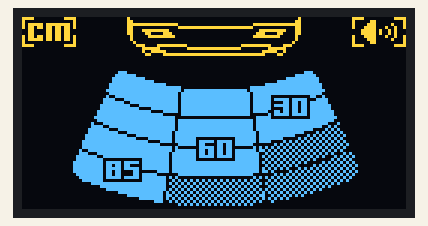
The sketch below on a simulated Arduino Uno, built with avr-gcc and run on an emulated ATmega328P. Shown: 128×64 one-colour display. The OLED is the two-colour kind (top 16 rows yellow).

Above: at 0.9 s.

The sketch:

Sensors_Display.ino
```cpp
#include "U8glib.h"

U8GLIB_SSD1306_128X64 u8g(U8G_I2C_OPT_DEV_0 | U8G_I2C_OPT_NO_ACK | U8G_I2C_OPT_FAST); // Fast I2C / TWI

// 'Arduino Parking Sensor Display 2', 128x64px
const unsigned char epd_bitmap_Arduino_Parking_Sensor_Display_2 [] PROGMEM = {
	0xf0, 0x03, 0xc0, 0x00, 0x10, 0x00, 0x00, 0x00, 0x00, 0x00, 0x00, 0x08, 0x00, 0x03, 0xc0, 0x0f,
	0x80, 0x00, 0x40, 0x00, 0x18, 0x00, 0x00, 0x00, 0x00, 0x00, 0x00, 0x18, 0x00, 0x02, 0x0c, 0x01,
	0xbe, 0xff, 0x40, 0x00, 0x1f, 0xff, 0xf0, 0x00, 0x00, 0x07, 0xff, 0xf8, 0x00, 0x02, 0x1c, 0x11,
	0xb6, 0xdb, 0x40, 0x00, 0x18, 0x00, 0x0f, 0xff, 0xff, 0xf8, 0x00, 0x18, 0x00, 0x02, 0x3c, 0x49,
	0x30, 0xdb, 0x00, 0x00, 0x18, 0xff, 0x80, 0x00, 0x00, 0x01, 0xff, 0x18, 0x00, 0x00, 0x7d, 0x28,
	0x30, 0xdb, 0x00, 0x00, 0x18, 0x61, 0xc0, 0x00, 0x00, 0x03, 0x86, 0x18, 0x00, 0x00, 0x7d, 0x28,
	0xb6, 0xdb, 0x40, 0x00, 0x08, 0x3f, 0xe0, 0x00, 0x00, 0x07, 0xfc, 0x10, 0x00, 0x02, 0x3c, 0x49,
	0xbe, 0xdb, 0x40, 0x00, 0x08, 0x00, 0x00, 0x00, 0x00, 0x00, 0x00, 0x10, 0x00, 0x02, 0x1c, 0x11,
	0x80, 0x00, 0x40, 0x00, 0x04, 0x00, 0x00, 0x00, 0x00, 0x00, 0x00, 0x20, 0x00, 0x02, 0x0c, 0x01,
	0xf0, 0x03, 0xc0, 0x00, 0x03, 0x87, 0xfe, 0x00, 0x00, 0x7f, 0xe1, 0xc0, 0x00, 0x03, 0xc0, 0x0f,
	0x00, 0x00, 0x00, 0x00, 0x00, 0xfc, 0x01, 0xff, 0xff, 0x80, 0x3f, 0x00, 0x00, 0x00, 0x00, 0x00,
	0x00, 0x00, 0x00, 0x00, 0x00, 0x9f, 0x00, 0x00, 0x00, 0x00, 0xf9, 0x00, 0x00, 0x00, 0x00, 0x00,
	0x00, 0x00, 0x00, 0x00, 0x00, 0x61, 0xff, 0xff, 0xff, 0xff, 0x86, 0x00, 0x00, 0x00, 0x00, 0x00,
	0x00, 0x00, 0x00, 0x00, 0x00, 0x00, 0x00, 0x00, 0x00, 0x00, 0x00, 0x00, 0x00, 0x00, 0x00, 0x00,
	0x00, 0x00, 0x00, 0x00, 0x00, 0x00, 0x00, 0x00, 0x00, 0x00, 0x00, 0x00, 0x00, 0x00, 0x00, 0x00,
	0x00, 0x00, 0x00, 0x00, 0x00, 0x00, 0x00, 0x00, 0x00, 0x00, 0x00, 0x00, 0x00, 0x00, 0x00, 0x00,
	0x00, 0x00, 0x00, 0x00, 0x00, 0x00, 0x00, 0x00, 0x00, 0x00, 0x00, 0x00, 0x00, 0x00, 0x00, 0x00,
	0x00, 0x00, 0x00, 0x00, 0x00, 0x00, 0x00, 0x00, 0x00, 0x00, 0x00, 0x00, 0x00, 0x00, 0x00, 0x00,
	0x00, 0x00, 0x00, 0x00, 0xe0, 0x00, 0x00, 0x00, 0x00, 0x00, 0x00, 0x03, 0x80, 0x00, 0x00, 0x00,
	0x00, 0x00, 0x00, 0x01, 0xfc, 0x00, 0x00, 0x00, 0x00, 0x00, 0x00, 0x1f, 0xc0, 0x00, 0x00, 0x00,
	0x00, 0x00, 0x00, 0x03, 0xff, 0x80, 0x00, 0x00, 0x00, 0x00, 0x00, 0xff, 0xe0, 0x00, 0x00, 0x00,
	0x00, 0x00, 0x00, 0x03, 0xff, 0xf0, 0x00, 0x00, 0x00, 0x00, 0x07, 0xff, 0xe0, 0x00, 0x00, 0x00,
	0x00, 0x00, 0x00, 0x07, 0xff, 0xff, 0x00, 0x00, 0x00, 0x00, 0x7f, 0xff, 0xf0, 0x00, 0x00, 0x00,
	0x00, 0x00, 0x00, 0x07, 0xff, 0xff, 0xf8, 0x00, 0x00, 0x0f, 0xff, 0xff, 0xf0, 0x00, 0x00, 0x00,
	0x00, 0x00, 0x00, 0x0f, 0xff, 0xff, 0xfb, 0xff, 0xff, 0xef, 0xff, 0xff, 0xf8, 0x00, 0x00, 0x00,
	0x00, 0x00, 0x00, 0x07, 0xff, 0xff, 0xf7, 0xff, 0xff, 0xf7, 0xff, 0xff, 0xf0, 0x00, 0x00, 0x00,
	0x00, 0x00, 0x00, 0x09, 0xff, 0xff, 0xf7, 0xff, 0xff, 0xf7, 0xe0, 0x00, 0xc8, 0x00, 0x00, 0x00,
	0x00, 0x00, 0x00, 0x1e, 0x3f, 0xff, 0xf7, 0xff, 0xff, 0xf7, 0xef, 0xbe, 0x3c, 0x00, 0x00, 0x00,
	0x00, 0x00, 0x00, 0x1f, 0xcf, 0xff, 0xf7, 0xff, 0xff, 0xf7, 0xe1, 0xb6, 0xfc, 0x00, 0x00, 0x00,
	0x00, 0x00, 0x00, 0x3f, 0xf1, 0xff, 0xf7, 0xff, 0xff, 0xf7, 0xef, 0xb6, 0xfe, 0x00, 0x00, 0x00,
	0x00, 0x00, 0x00, 0x3f, 0xfe, 0x1f, 0xf7, 0xff, 0xff, 0xf7, 0xe1, 0xb6, 0xfe, 0x00, 0x00, 0x00,
	0x00, 0x00, 0x00, 0x7f, 0xff, 0xe1, 0xf7, 0xff, 0xff, 0xf7, 0xcd, 0xb6, 0xff, 0x00, 0x00, 0x00,
	0x00, 0x00, 0x00, 0x7f, 0xff, 0xfe, 0x07, 0xff, 0xff, 0xf0, 0x2f, 0xbe, 0xff, 0x00, 0x00, 0x00,
	0x00, 0x00, 0x00, 0xff, 0xff, 0xff, 0xe0, 0x00, 0x00, 0x03, 0xe0, 0x00, 0xff, 0x80, 0x00, 0x00,
	0x00, 0x00, 0x00, 0x7f, 0xff, 0xff, 0xef, 0xff, 0xff, 0xfb, 0xff, 0xff, 0xff, 0x00, 0x00, 0x00,
	0x00, 0x00, 0x01, 0x1f, 0xff, 0xff, 0xef, 0xff, 0xff, 0xfb, 0xff, 0xff, 0xfc, 0x40, 0x00, 0x00,
	0x00, 0x00, 0x01, 0xe7, 0xff, 0xff, 0xef, 0xff, 0xff, 0xfb, 0xff, 0xff, 0xf2, 0x80, 0x00, 0x00,
	0x00, 0x00, 0x03, 0xf8, 0xff, 0xff, 0xef, 0xff, 0xff, 0xfb, 0xff, 0xff, 0x85, 0x40, 0x00, 0x00,
	0x00, 0x00, 0x03, 0xff, 0x1f, 0xff, 0xdf, 0xff, 0xff, 0xfd, 0xff, 0xfc, 0x2a, 0xa0, 0x00, 0x00,
	0x00, 0x00, 0x07, 0xff, 0xe3, 0xff, 0xdf, 0xff, 0xff, 0xfd, 0xff, 0xe1, 0x55, 0x50, 0x00, 0x00,
	0x00, 0x00, 0x07, 0xff, 0xfc, 0x3f, 0xdf, 0xc0, 0x01, 0xfd, 0xfe, 0x0a, 0xaa, 0xa0, 0x00, 0x00,
	0x00, 0x00, 0x0f, 0xff, 0xff, 0xc3, 0xdf, 0xdf, 0x7d, 0xfd, 0xe1, 0x55, 0x55, 0x50, 0x00, 0x00,
	0x00, 0x00, 0x0f, 0xff, 0xff, 0xfc, 0x0f, 0xd8, 0x6d, 0xf8, 0x0a, 0xaa, 0xaa, 0xa8, 0x00, 0x00,
	0x00, 0x00, 0x0f, 0xff, 0xff, 0xff, 0xd0, 0x1f, 0x6c, 0x05, 0x55, 0x55, 0x55, 0x50, 0x00, 0x00,
	0x00, 0x00, 0x13, 0xff, 0xff, 0xff, 0xdf, 0xdb, 0x6d, 0xfd, 0xaa, 0xaa, 0xaa, 0xa0, 0x00, 0x00,
	0x00, 0x00, 0x1c, 0x7f, 0xff, 0xff, 0xbf, 0xdb, 0x6d, 0xfe, 0x55, 0x55, 0x55, 0x14, 0x00, 0x00,
	0x00, 0x00, 0x3f, 0x9f, 0xff, 0xff, 0xbf, 0xdf, 0x7d, 0xfe, 0xaa, 0xaa, 0xa8, 0xaa, 0x00, 0x00,
	0x00, 0x00, 0x3f, 0xe0, 0x00, 0xff, 0xbf, 0xc0, 0x01, 0xfe, 0x55, 0x55, 0x41, 0x54, 0x00, 0x00,
	0x00, 0x00, 0x7f, 0xef, 0xbe, 0xff, 0xbf, 0xff, 0xff, 0xfe, 0xaa, 0xaa, 0x0a, 0xaa, 0x00, 0x00,
	0x00, 0x00, 0x7f, 0xed, 0xb0, 0xff, 0xbf, 0xff, 0xff, 0xfe, 0x55, 0x50, 0x55, 0x55, 0x00, 0x00,
	0x00, 0x00, 0x7f, 0xef, 0xbe, 0xff, 0xbf, 0xff, 0xff, 0xfe, 0xaa, 0x8a, 0xaa, 0xaa, 0x00, 0x00,
	0x00, 0x00, 0x7f, 0xed, 0x86, 0x07, 0xbf, 0xff, 0xff, 0xfe, 0xd0, 0x55, 0x55, 0x55, 0x00, 0x00,
	0x00, 0x00, 0x3f, 0xed, 0x86, 0xf8, 0x0f, 0xff, 0xff, 0xf8, 0x0a, 0xaa, 0xaa, 0xaa, 0x00, 0x00,
	0x00, 0x00, 0x1f, 0xef, 0xbe, 0xff, 0x50, 0x00, 0x00, 0x05, 0x55, 0x55, 0x55, 0x54, 0x00, 0x00,
	0x00, 0x00, 0x0f, 0xe0, 0x00, 0xff, 0x2a, 0xaa, 0xaa, 0xaa, 0x2a, 0xaa, 0xaa, 0xa8, 0x00, 0x00,
	0x00, 0x00, 0x01, 0xff, 0xff, 0xff, 0x55, 0x55, 0x55, 0x55, 0x55, 0x55, 0x55, 0x40, 0x00, 0x00,
	0x00, 0x00, 0x00, 0x3f, 0xff, 0xff, 0x2a, 0xaa, 0xaa, 0xaa, 0x2a, 0xaa, 0xaa, 0x00, 0x00, 0x00,
	0x00, 0x00, 0x00, 0x0f, 0xff, 0xff, 0x55, 0x55, 0x55, 0x55, 0x55, 0x55, 0x50, 0x00, 0x00, 0x00,
	0x00, 0x00, 0x00, 0x00, 0xff, 0xfe, 0xaa, 0xaa, 0xaa, 0xaa, 0xaa, 0xaa, 0x80, 0x00, 0x00, 0x00,
	0x00, 0x00, 0x00, 0x00, 0x1f, 0xfe, 0xd5, 0x55, 0x55, 0x55, 0x95, 0x54, 0x00, 0x00, 0x00, 0x00,
	0x00, 0x00, 0x00, 0x00, 0x01, 0xfe, 0xaa, 0xaa, 0xaa, 0xaa, 0xaa, 0x80, 0x00, 0x00, 0x00, 0x00,
	0x00, 0x00, 0x00, 0x00, 0x00, 0x0e, 0x55, 0x55, 0x55, 0x55, 0x10, 0x00, 0x00, 0x00, 0x00, 0x00,
	0x00, 0x00, 0x00, 0x00, 0x00, 0x00, 0x0a, 0xaa, 0xaa, 0xa8, 0x00, 0x00, 0x00, 0x00, 0x00, 0x00,
	0x00, 0x00, 0x00, 0x00, 0x00, 0x00, 0x00, 0x00, 0x00, 0x00, 0x00, 0x00, 0x00, 0x00, 0x00, 0x00
};

const int epd_bitmap_allArray_LEN = 1;
const unsigned char* epd_bitmap_allArray[1] = {
	epd_bitmap_Arduino_Parking_Sensor_Display_2
};

int progress = 0;

void setup() {
  u8g.setFont(u8g_font_tpssb);
  u8g.setColorIndex(1);
}

void loop() {
  u8g.firstPage();
  do {
   u8g.drawBitmapP( 0, 0, 128/8, 64, epd_bitmap_Arduino_Parking_Sensor_Display_2);
  } while ( u8g.nextPage() );
}
```
